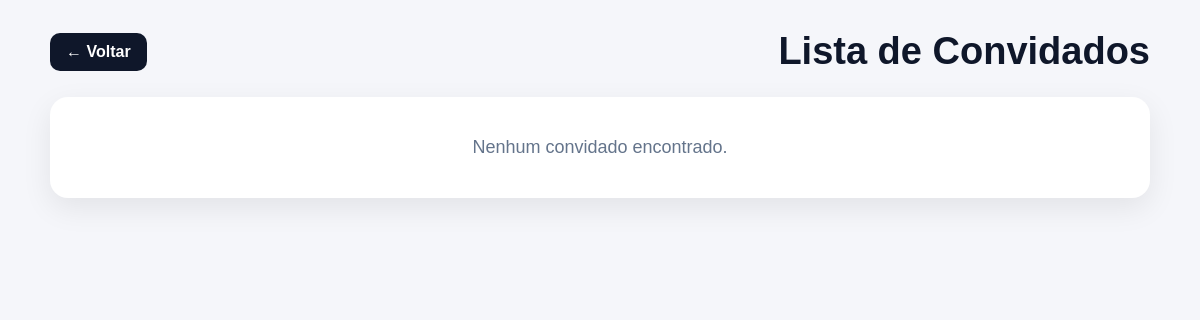
The page /guests/ (signed in) on the database as committed earlier.
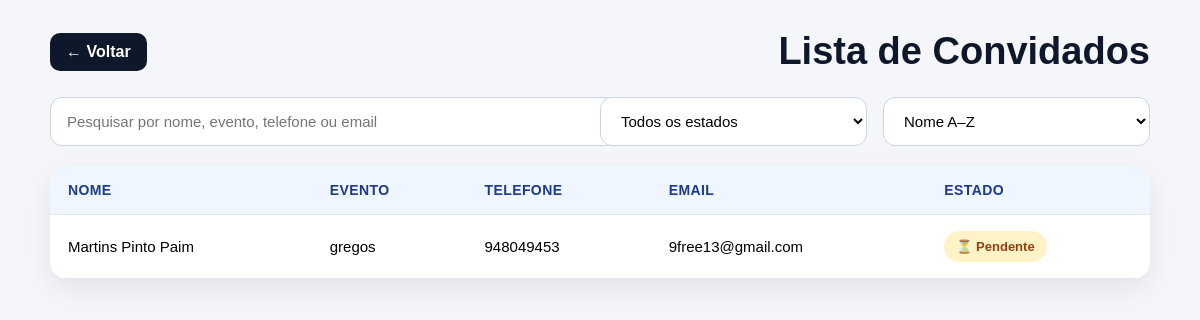
The same page on the database as committed later.
### guests/models.py (models this page shows, shortened)
class Guest(models.Model):
    STATUS_CHOICES = [
        ('pendente', 'Pendente'),
        ('confirmado', 'Confirmado'),
        ('recusado', 'Recusado'),
    ]
    event = models.ForeignKey(Event, on_delete=models.CASCADE)
    full_name = models.CharField(max_length=200)
    phone = models.CharField(max_length=20)
    email = models.EmailField(blank=True)
    status = models.CharField(max_length=20, choices=STATUS_CHOICES, default='pendente')
    token = models.UUIDField(default=uuid.uuid4, editable=False, unique=True)

### events/models.py (models this page shows, shortened)
class Event(models.Model):
    EVENT_TYPES = [
        ('aniversario', 'Aniversário'),
        ('casamento', 'Casamento'),
        ('noivado', 'Noivado'),
        ('baptizado', 'Baptizado'),
        ('cha_de_bebe', 'Chá de bebé'),
        ('formatura', 'Formatura'),
        ('conferencia', 'Conferência'),
        ('reuniao', 'Reunião'),
        ('evento_corporativo', 'Evento corporativo'),
        ('outro', 'Outro'),
    ]
    owner = models.ForeignKey(User, on_delete=models.CASCADE, null=True, blank=True)
    name = models.CharField(max_length=200)
    event_type = models.CharField(max_length=30, choices=EVENT_TYPES)
    custom_event_type = models.CharField(max_length=100, blank=True)
    date = models.DateField()
    location = models.CharField(max_length=255)
    description = models.TextField(blank=True)
    created_at = models.DateTimeField(auto_now_add=True)

### guests/views.py (the view)
# urls.py: path('guests/', views.guest_list, name='guest_list'),
@login_required
def guest_list(request):
    guests = Guest.objects.filter(event__owner=request.user).order_by('-id')
    return render(request, 'guests/guest_list.html', {'guests': guests})

### guests/templates/guests/guest_list.html (shortened to what this page needs)
<!DOCTYPE html>
<html lang="pt">
<head>
</head>
<body>
    <div class="page-wrapper">
        <div class="topbar">
            <a href="/" class="back-btn">← Voltar</a>
            <h1>Lista de Convidados</h1>
        </div>
        {% if guests %}
            <div class="controls">
    <input type="text" id="searchInput" placeholder="Pesquisar por nome, evento, telefone ou email">
    <select id="statusFilter">
        <option value="todos">Todos os estados</option>
    </select>
    <select id="sortFilter">
        <option value="nome_asc">Nome A–Z</option>
    </select>
</div>
            <div class="table-box">
                <table>
                    <thead>
                        <tr>
                            <th>Nome</th>
                            <th>Evento</th>
                            <th>Telefone</th>
                            <th>Email</th>
                            <th>Estado</th>
                        </tr>
                    </thead>
                    <tbody id="guestTableBody">
                        {% for guest in guests %}
                            <tr data-status="{{ guest.status|lower }}">
                                <td class="searchable">{{ guest.full_name }}</td>
                                <td class="searchable">{{ guest.event.name }}</td>
                                <td class="searchable">{{ guest.phone }}</td>
                                <td class="searchable">{{ guest.email|default:"" }}</td>
                                <td>
                                    {% if guest.status == 'confirmado' %}
                                        <span class="status status-confirmado">✅ Confirmado</span>
                                    {% elif guest.status == 'recusado' %}
                                        <span class="status status-recusado">❌ Não confirmado</span>
                                    {% else %}
                                        <span class="status status-pendente">⏳ Pendente</span>
                                    {% endif %}
                                </td>
                            </tr>
                        {% endfor %}
                    </tbody>
                </table>
            </div>
        {% else %}
            <div class="empty">
                Nenhum convidado encontrado.
            </div>
        {% endif %}
    </div>
</body>
</html>

Rows that differ between the two databases and show on the page:
added Guest: full_name "Martins Pinto Paim", event.name "gregos", phone "948049453", email "9free13@gmail.com", status "⏳ Pendente"
Other text that changed with them:
form field value: (not shown) → "Todos os estados"
form field value: (not shown) → "Nome A–Z"
text no longer shown: "Nenhum convidado encontrado."
text now shown: "NOME EVENTO TELEFONE EMAIL ESTADO"
